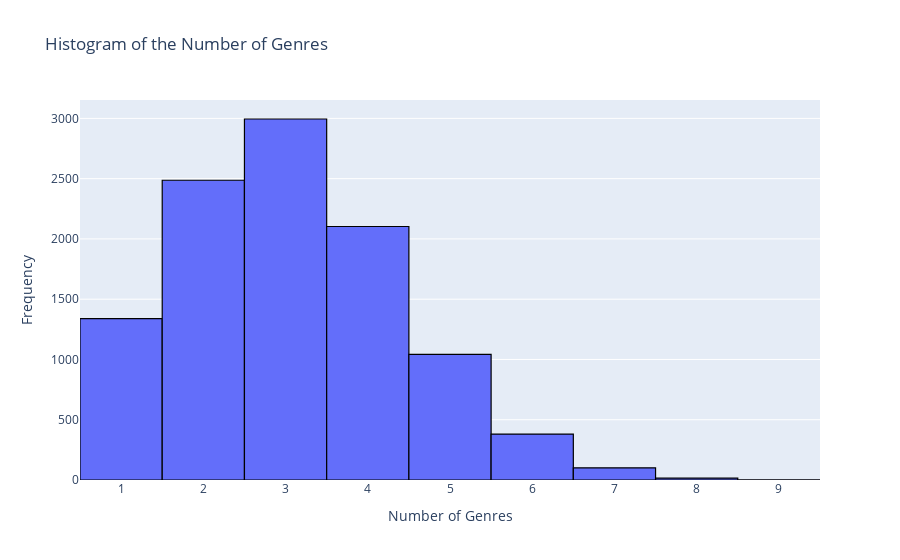

The code cell stored with this chart in its notebook:
### Code cell
# Calculate the number of genres for each movie
number_of_genres = gross_genre_release.drop_duplicates(subset='Wiki_ID')['genres'].dropna().apply(lambda x: len(x))

# Create an interactive histogram
fig = go.Figure(data=[go.Histogram(
    x=number_of_genres,
    xbins=dict(start=0.5, end=19.5, size=1),  # Bin size and range
    marker=dict(line=dict(width=1.2, color='black')),  # Border line for each bin
    autobinx=False,  # Disable automatic bin sizing
    hoverinfo='y'  # Show count in hover text
)])

# Update the layout
fig.update_layout(
    title='Histogram of the Number of Genres',
    xaxis=dict(
        title='Number of Genres',
        dtick=1  
    ),
    yaxis_title='Frequency',
    bargap=0  
)

# Save the plot as an HTML file
#offline.plot(fig, filename='docs/plots/nb_genres.html', auto_open=False)

# Show the figure
fig.show()

### Figure 1 — Plotly figure (JSON) as saved in the notebook; plotly's stock layout.template omitted (floating-point values rounded to 4 significant figures; data arrays with more than 128 entries replaced by an {"elided": "..."} marker saying what was removed)
{"data": [{"autobinx": false, "hoverinfo": "y", "marker": {"line": {"color": "black", "width": 1.2}}, "type": "histogram", "x": {"elided": "10467 int values"}, "xbins": {"end": 19.5, "size": 1, "start": 0.5}}], "layout": {"bargap": 0, "title": {"text": "Histogram of the Number of Genres"}, "xaxis": {"dtick": 1, "title": {"text": "Number of Genres"}}, "yaxis": {"title": {"text": "Frequency"}}}}
